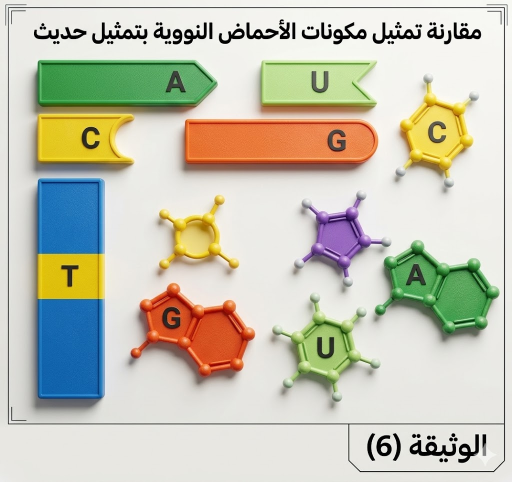
#> input picture ARCHIVE_SINAMIND/LIVRE SCOLAIRE SCIENCE BAC/PROGRAMME NATIONAL SCIENCE VIE ALGERIE/image livre svt natinnal/186de8e1-a226-4e80-b23b-e253b276fb50.jpg, 1024 x 963 px (shown at 1/2 size)
$ python -i ocr_pipeline.py   (imports and definitions only)
#> lines starting #> are read from the running program, lines starting #| are printed output that depends on the picture; after the words box and inside, x2 and y2 are one past the last pixel; in counts of white or black regions, pixels touching at a corner belong together
#> further down, picture is the input picture: shape (963, 1024, 3); mean B, G, R 180.9, 197.5, 198.3
#!/usr/bin/env python3
"""
Pipeline OCR robuste — arabe (principal) + français.
Supporte : PDF scannés, images (PNG, JPG, TIFF, BMP, WEBP).

Corrections vs version précédente :
  - ara+fra au lieu de ara+eng
  - 300 DPI par défaut
  - Pré-traitement image (deskew, binarisation, débruitage)
  - Vrai mode reprise (append + pages déjà traitées ignorées)
  - Erreurs OCR marquées dans l'output
  - Parallélisation (ProcessPoolExecutor)
  - Vérification des prérequis au démarrage
  - Context manager pour fitz
  - Support images directes (PNG, JPG, TIFF, BMP, WEBP)
  - OEM explicite
  - Compatible Python 3.8+

Usage PDF :
  python ocr_pipeline.py input/doc.pdf --dpi 300 --workers 4

Usage image unique :
  python ocr_pipeline.py input/scan.jpg

Usage dossier d'images :
  python ocr_pipeline.py input/scans/ --workers 4

Reprise (pages déjà faites ignorées) :
  python ocr_pipeline.py input/doc.pdf --resume
"""

import argparse
import logging
import os
import re
import shutil
import subprocess
import sys
import tempfile
from concurrent.futures import ProcessPoolExecutor, as_completed
from pathlib import Path

import cv2
import numpy as np

# ---------------------------------------------------------------------------
# Logging
# ---------------------------------------------------------------------------
# [5 lines not run here, left out]
log = logging.getLogger(__name__)


# ---------------------------------------------------------------------------
# Vérification des prérequis (une seule fois au démarrage)
# ---------------------------------------------------------------------------
# [23 lines left out: function check_requirements, not called in this run]


# ---------------------------------------------------------------------------
# Pré-traitement image
# ---------------------------------------------------------------------------
def _deskew(image: np.ndarray) -> np.ndarray:
    """Corrige l'inclinaison du scan via la transformée de Hough."""
    gray = cv2.cvtColor(image, cv2.COLOR_BGR2GRAY) if image.ndim == 3 else image
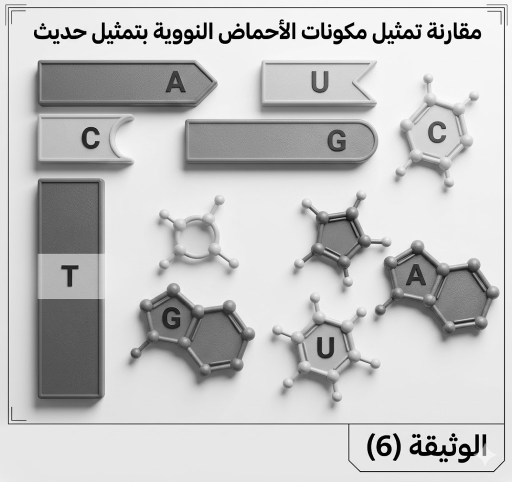
#> gray: shape (963, 1024) (shown at 1/2 size); min 0, max 255, mean 195.9
    edges = cv2.Canny(gray, 50, 150, apertureSize=3)
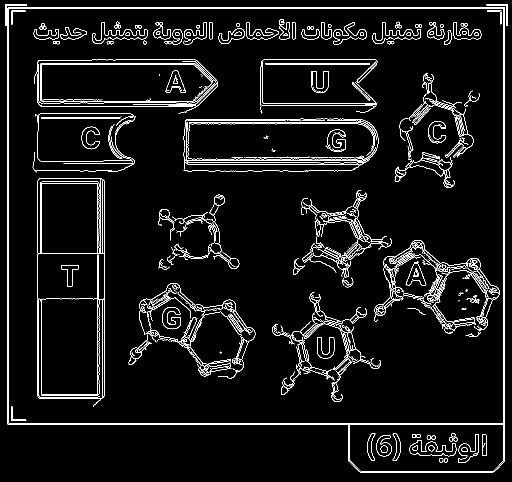
#> edges: shape (963, 1024) (shown at 1/2 size); 5.1% white in thin lines or dots
    lines = cv2.HoughLinesP(edges, 1, np.pi / 180, threshold=100,
                             minLineLength=100, maxLineGap=10)
#> lines = 70 rows, first 6: [15, 848, 1009, 848], [10, 16, 1015, 16], [15, 846, 1009, 846], [1009, 922, 1009, 8], [10, 14, 1015, 14], [1007, 924, 1007, 8]
    if lines is None:
        return image

    angles = []
    for line in lines:
        x1, y1, x2, y2 = line[0]
        if x2 != x1:
            angles.append(np.degrees(np.arctan2(y2 - y1, x2 - x1)))
#> this loop made 70 passes
#> (x1, y1, x2, y2) on passes 1 to 12: (15, 848, 1009, 848), (10, 16, 1015, 16), (15, 846, 1009, 846), (1009, 922, 1009, 8), (10, 14, 1015, 14), (1007, 924, 1007, 8), (15, 847, 15, 8), (17, 845, 17, 8), (75, 792, 75, 361), (209, 790, 209, 363), (523, 126, 753, 126), (195, 804, 195, 356)
#> after the loop, angles = 55 values, max 1.13 at index 39, min -73.35 at index 52, mean -2.51

    if not angles:
        return image

    median_angle = np.median(angles)
#> median_angle = 0
    if abs(median_angle) < 0.5:
        return image

    h, w = image.shape[:2]
    M = cv2.getRotationMatrix2D((w / 2, h / 2), median_angle, 1.0)
    return cv2.warpAffine(image, M, (w, h),
                          flags=cv2.INTER_LINEAR,
                          borderMode=cv2.BORDER_REPLICATE)


def preprocess_image(img_array: np.ndarray) -> np.ndarray:
    """
    Pipeline de pré-traitement pour OCR arabe/français sur scans.
    Ordre : deskew → niveaux de gris → débruitage → binarisation adaptative.
    """
    img = _deskew(img_array)

    if img.ndim == 3:
        gray = cv2.cvtColor(img, cv2.COLOR_BGR2GRAY)
    else:
        gray = img

    denoised = cv2.fastNlMeansDenoising(gray, h=10, templateWindowSize=7, searchWindowSize=21)

    binary = cv2.adaptiveThreshold(
        denoised, 255,
        cv2.ADAPTIVE_THRESH_GAUSSIAN_C,
        cv2.THRESH_BINARY,
        blockSize=31,
        C=10,
    )
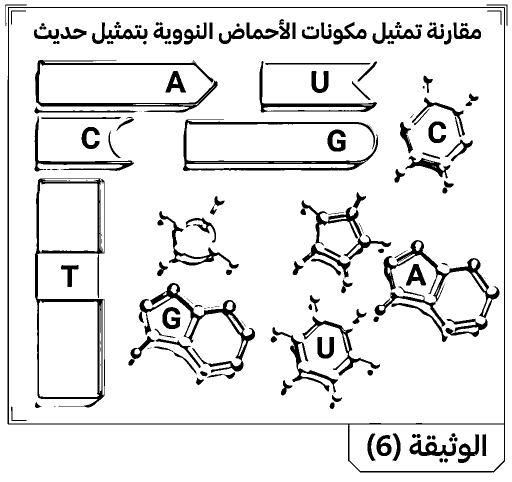
#> binary: shape (963, 1024) (shown at 1/2 size); 90.4% white; 190 black regions (46 under 20 px), largest, box (x1, y1, x2, y2) and area: (15, 14, 1010, 945) 9340, (70, 357, 210, 815) 7499, (366, 239, 756, 342) 6248

    kernel = np.ones((1, 1), np.uint8)
#> kernel = [1]
    processed = cv2.erode(binary, kernel, iterations=1)

    return processed


# ---------------------------------------------------------------------------
# OCR d'une page (worker)
# ---------------------------------------------------------------------------
# [57 lines left out: functions _ocr_single, _already_done_pages, not called in this run]


# ---------------------------------------------------------------------------
# Conversion source → liste de (page_no, np.ndarray)
# ---------------------------------------------------------------------------
IMAGE_EXTENSIONS = {".png", ".jpg", ".jpeg", ".tiff", ".tif", ".bmp", ".webp"}


# [135 lines left out: functions _load_pages, ocr_pipeline, not called in this run]


# ---------------------------------------------------------------------------
# Entrée CLI
# ---------------------------------------------------------------------------
# [42 lines not run here, left out]

>>> import cv2
>>> picture = cv2.imread('../../ARCHIVE_SINAMIND/LIVRE SCOLAIRE SCIENCE BAC/PROGRAMME NATIONAL SCIENCE VIE ALGERIE/image livre svt natinnal/186de8e1-a226-4e80-b23b-e253b276fb50.jpg')
>>> result = preprocess_image(picture)

$ run again, on ARCHIVE_SINAMIND/LIVRE SCOLAIRE SCIENCE BAC/PROGRAMME NATIONAL SCIENCE VIE ALGERIE/image livre svt natinnal/34d80884-46ff-4690-ab2b-e71c90334dce.jpg
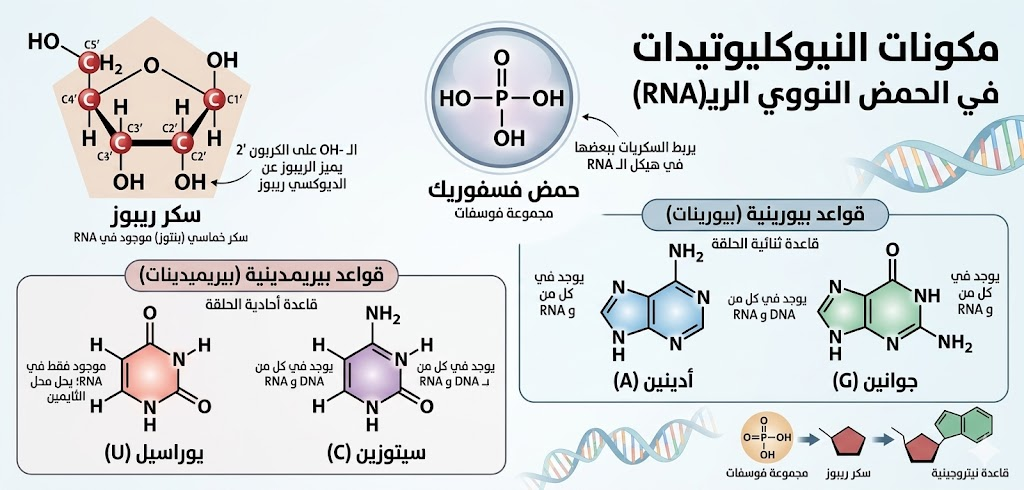
#> input picture ARCHIVE_SINAMIND/LIVRE SCOLAIRE SCIENCE BAC/PROGRAMME NATIONAL SCIENCE VIE ALGERIE/image livre svt natinnal/34d80884-46ff-4690-ab2b-e71c90334dce.jpg, 1024 x 490 px
#> picture is the input picture: shape (490, 1024, 3); mean B, G, R 224.3, 222.5, 218.5
#> in _deskew, `edges = cv2.Canny(gray, 50, 150, apertureSize=3)`:
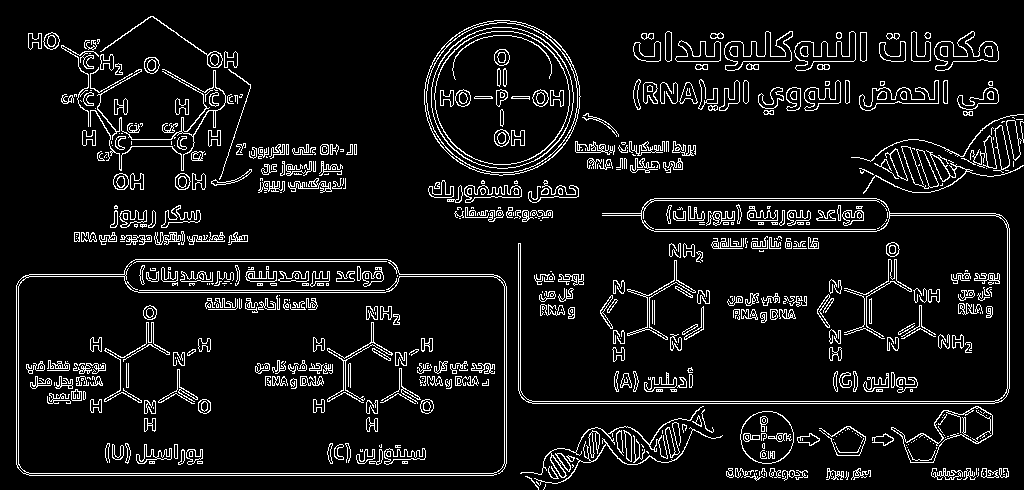
#> edges: shape (490, 1024); 8.2% white in thin lines or dots
#> lines = 68 rows, first 6: [526, 401, 1001, 401], [23, 473, 499, 473], [29, 475, 493, 475], [532, 403, 994, 403], [23, 276, 126, 276], [132, 290, 391, 290]
#> the loop in _deskew, `for line in lines:` made 68 passes
#> after the loop in _deskew, `for line in lines:`: angles = 60 values, max 3.21 at index 24, min -2.1 at index 50, mean -0.0352
#> median_angle = 0
#> in preprocess_image, `binary = cv2.adaptiveThreshold( denoised, 255, cv2.ADAPTIVE_THRESH_GAU..`:
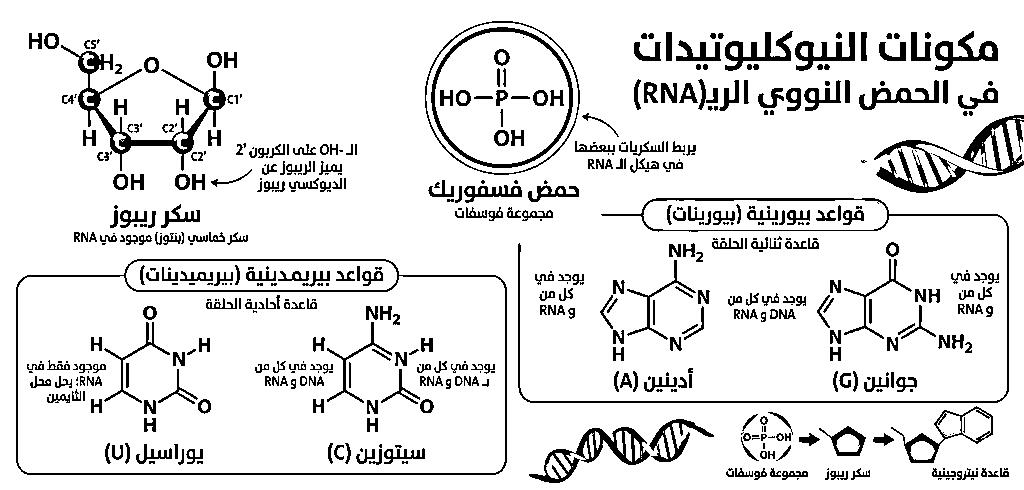
#> binary: shape (490, 1024); 89.1% white; 534 black regions (159 under 20 px), largest, box (x1, y1, x2, y2) and area: (16, 259, 507, 475) 3305, (874, 115, 1024, 193) 2976, (518, 198, 1009, 403) 2949
#> kernel = [1]

$ run again, on ARCHIVE_SINAMIND/LIVRE SCOLAIRE SCIENCE BAC/PROGRAMME NATIONAL SCIENCE VIE ALGERIE/image livre svt natinnal/367876a2-83f0-4f10-ae3c-610b9f72af5b.jpg
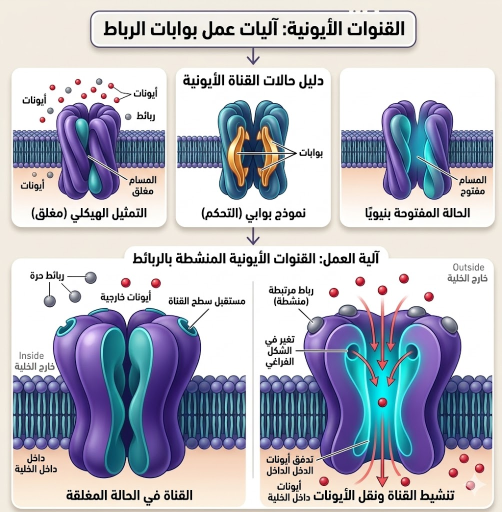
#> input picture ARCHIVE_SINAMIND/LIVRE SCOLAIRE SCIENCE BAC/PROGRAMME NATIONAL SCIENCE VIE ALGERIE/image livre svt natinnal/367876a2-83f0-4f10-ae3c-610b9f72af5b.jpg, 1004 x 1024 px (shown at 1/2 size)
#> picture is the input picture: shape (1024, 1004, 3); mean B, G, R 195, 184.3, 183
#> in _deskew, `edges = cv2.Canny(gray, 50, 150, apertureSize=3)`:
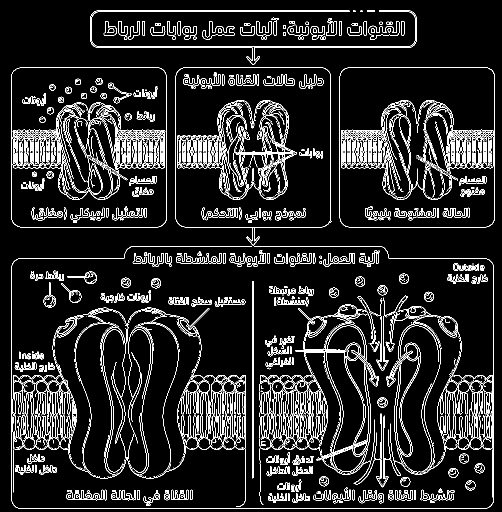
#> edges: shape (1024, 1004) (shown at 1/2 size); 9.4% white in thin lines or dots
#> lines = 256 rows, first 6: [369, 454, 644, 454], [39, 1017, 971, 1017], [39, 135, 318, 135], [194, 95, 819, 95], [189, 93, 824, 93], [188, 23, 824, 23]
#> the loop in _deskew, `for line in lines:` made 256 passes
#> after the loop in _deskew, `for line in lines:`: angles = 238 values, max 86.79 at index 167, min -47.06 at index 190, mean 1.07
#> median_angle = 0
#> in preprocess_image, `binary = cv2.adaptiveThreshold( denoised, 255, cv2.ADAPTIVE_THRESH_GAU..`:
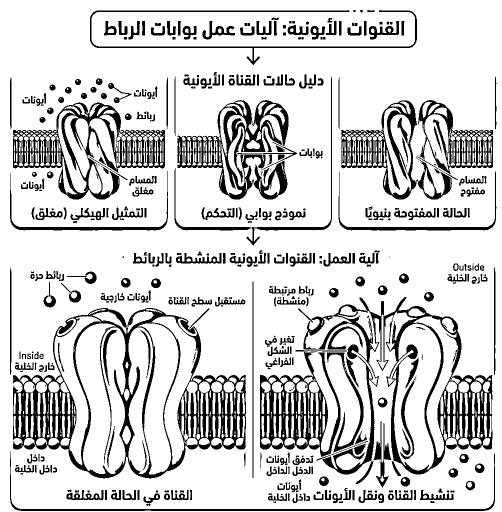
#> binary: shape (1024, 1004) (shown at 1/2 size); 81.6% white; 529 black regions (150 under 20 px), largest, box (x1, y1, x2, y2) and area: (26, 616, 492, 957) 32811, (596, 594, 985, 949) 23231, (26, 205, 330, 399) 15845
#> kernel = [1]

$ run again, on ARCHIVE_SINAMIND/LIVRE SCOLAIRE SCIENCE BAC/PROGRAMME NATIONAL SCIENCE VIE ALGERIE/image livre svt natinnal/375c9bac-d70d-438b-a8f6-28d14a834c42.jpg
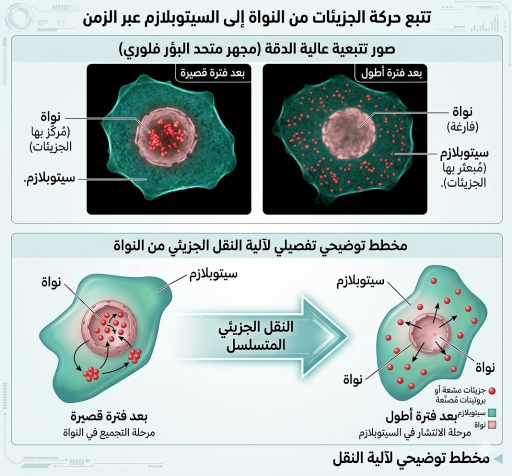
#> input picture ARCHIVE_SINAMIND/LIVRE SCOLAIRE SCIENCE BAC/PROGRAMME NATIONAL SCIENCE VIE ALGERIE/image livre svt natinnal/375c9bac-d70d-438b-a8f6-28d14a834c42.jpg, 1024 x 951 px (shown at 1/2 size)
#> picture is the input picture: shape (951, 1024, 3); mean B, G, R 187, 188.2, 174.5
#> in _deskew, `edges = cv2.Canny(gray, 50, 150, apertureSize=3)`:
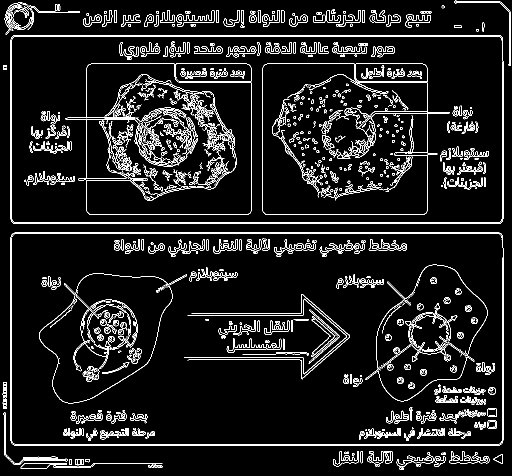
#> edges: shape (951, 1024) (shown at 1/2 size); 7.2% white in thin lines or dots
#> lines = 89 rows, first 6: [29, 70, 999, 70], [28, 890, 999, 890], [25, 467, 1002, 467], [28, 447, 999, 447], [25, 72, 1002, 72], [25, 888, 1002, 888]
#> the loop in _deskew, `for line in lines:` made 89 passes
#> after the loop in _deskew, `for line in lines:`: angles = 80 values, max 45 at index 36, min -88.3 at index 51, mean -0.707
#> median_angle = 0
#> in preprocess_image, `binary = cv2.adaptiveThreshold( denoised, 255, cv2.ADAPTIVE_THRESH_GAU..`:
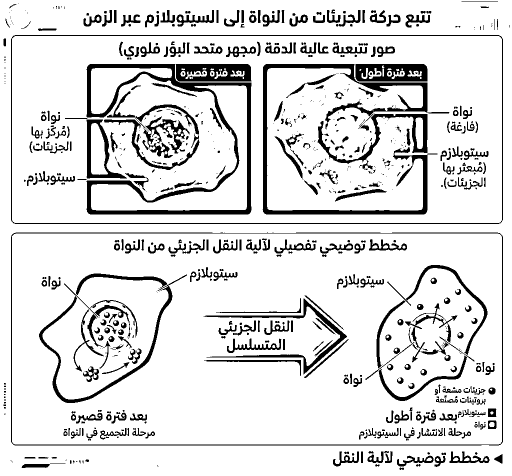
#> binary: shape (951, 1024) (shown at 1/2 size); 86.9% white; 770 black regions (356 under 20 px), largest, box (x1, y1, x2, y2) and area: (173, 128, 503, 429) 14021, (525, 128, 855, 429) 12011, (22, 70, 1006, 448) 5388
#> kernel = [1]
